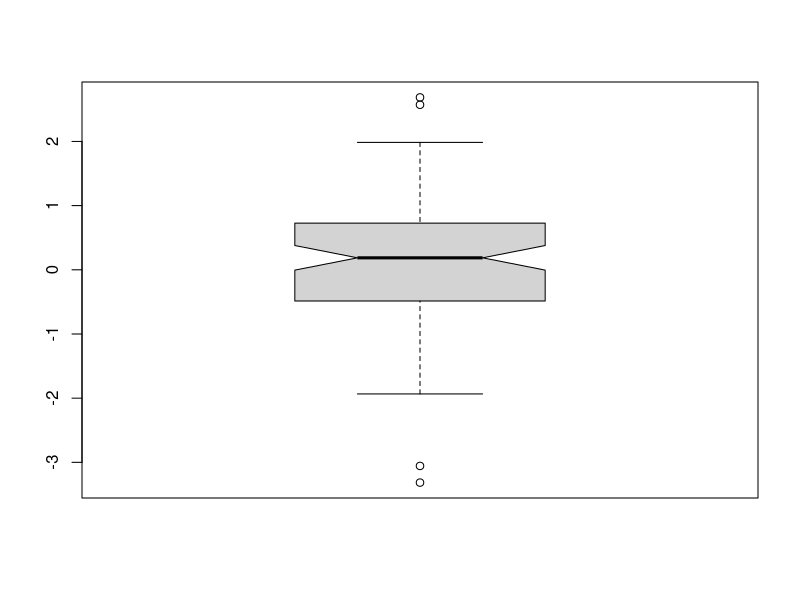

The R script that drew this image:
### Univariate Outlier Detection by Boxplot ####
set.seed(3147)
x <- rnorm(100);x     # it's generates a random number using a normal(bell curve) distribution
summary(x)            # it will summarize the statistical result like, mean, min, max, median
boxplot.stats(x)$out  #
str(boxplot.stats(x)) #
boxplot.stats(x)      #

# check what inside the boxplot.stats(x)
dat <- boxplot.stats(x) 
dat
rm(dat)

boxplot(x,notch = TRUE) # this is how the boxplot show up